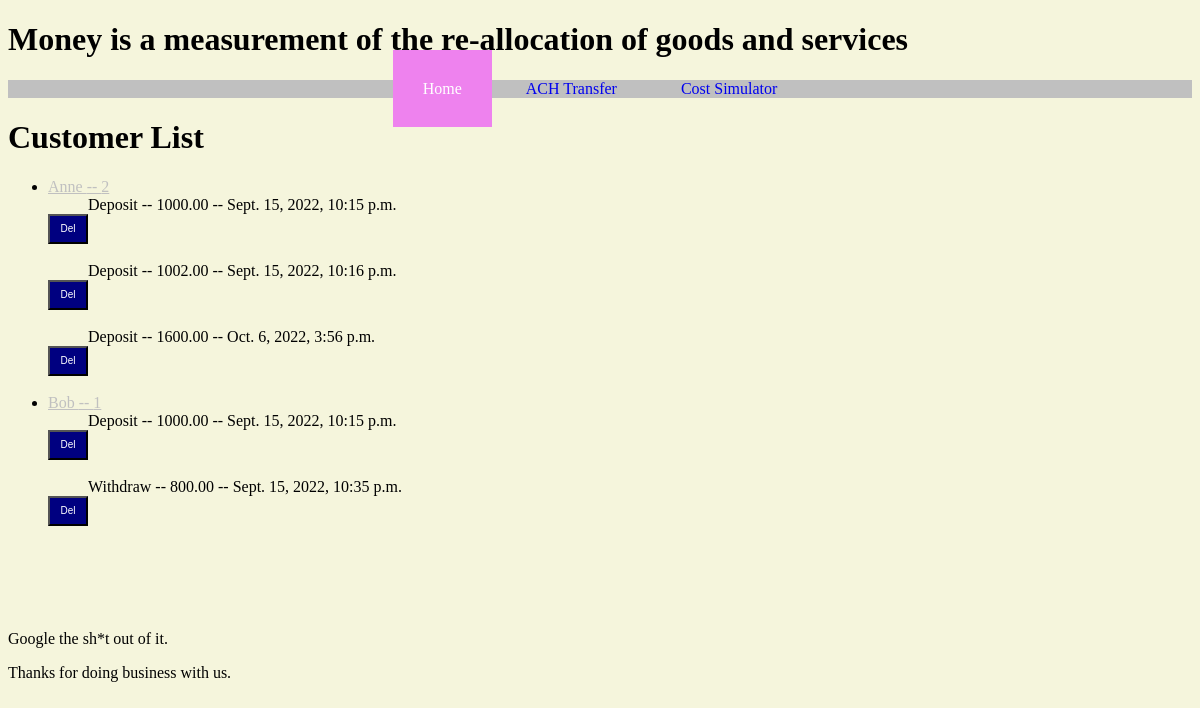
Before: / with the older database file.
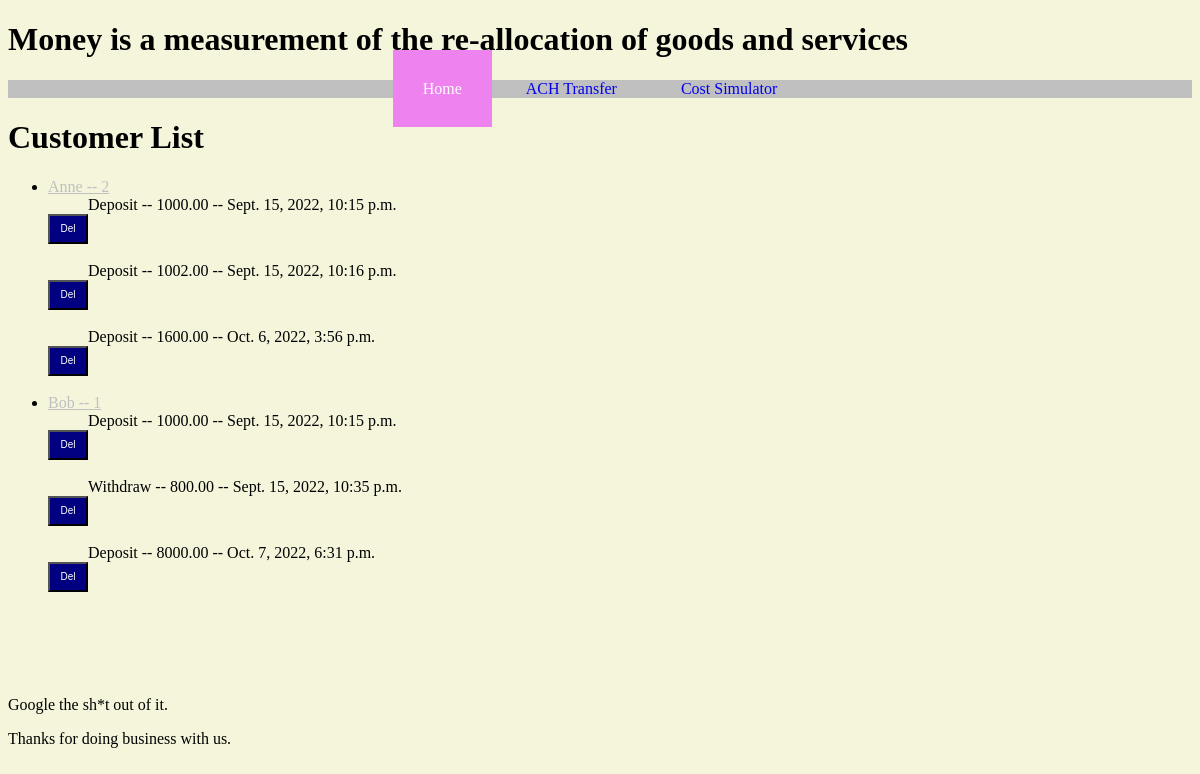
After: the same page with the newer database file.
### perseverance/models.py (models this page shows, shortened)
class Customer(models.Model):
    customer_text = models.CharField(max_length=200)
    pub_date = models.DateTimeField('Doing business with us since ')

class Balance(models.Model):
    customer = models.ForeignKey(Customer, on_delete=models.CASCADE)
    balance_text = models.CharField(max_length=200)
    defaults = models.DecimalField(max_digits=20, decimal_places=2, default=1000.00)
    timestamp = models.DateTimeField('Transaction timestamp ')
    class Meta:
        verbose_name_plural = 'Balance'

### perseverance/views.py (the view)
# urls.py: path('', views.IndexView.as_view(), name='index'),
class IndexView(generic.ListView):
    template_name = 'perseverance/index.html'
    context_object_name = 'latest_deposit_list'
    def get_queryset(self):
        return Customer.objects.filter(pub_date__lte=timezone.now()).order_by('-pub_date')[:5]

### perseverance/templates/perseverance/index.html (shortened to what this page needs)
<!DOCTYPE html>
<html lang="en" dir="ltr">
  <head>
    {% load static %}
    <link rel="stylesheet" href="{% static 'perseverance/style.css' %}">
  </head>
  <body>
    <h1>Money is a measurement of the re-allocation of goods and services</h1>
    <center>
    <div class="topnav" id="nav">
          <a href="{% url 'perseverance:index' %}" class="active">Home</a>
          <a href="{% url 'perseverance:tranfer' %}">ACH Transfer</a>
          <a href="{% url 'perseverance:cost' %}">Cost Simulator</a>
    </div>
    </center>
    {% block content %}
    <h1>Customer List</h1>
    {% if latest_deposit_list %}
      <ul>
        {% for customer in latest_deposit_list %}
          <li> <a href="{% url 'perseverance:tranx' customer.id %}">{{customer.customer_text}} -- {{ customer.id }}</a> </li>
          {% for b in customer.balance_set.all %}
            <ul>{{b.balance_text}} -- {{b.defaults}} -- {{b.timestamp}}</ul>
            <form class="del" action="{% url 'perseverance:delete' b.id %}" method="post">
              <input class='del' type="submit" name="del" value="Del">
            </form>
            <br>
          {% endfor %}
        {% endfor %}
      </ul>
    {% else %}
      <p>No customers yet, hang in there.</p>
    {% endif %}
    {% endblock content %}
    <br>
    <br>
    <br>
    <p>Google the sh*t out of it.</p>
    <p>Thanks for doing business with us.</p>
  </body>
</html>

Changed rows visible on the page:
added Balance: balance_text "Deposit", defaults "8000.00", timestamp "Oct. 7, 2022, 6:31 p.m.", shown under Customer "Bob"
